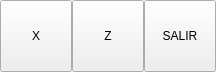
<ui version="4.0" >
 <class>AdminBase</class>
 <widget class="QWidget" name="AdminBase" >
  <property name="geometry" >
   <rect>
    <x>0</x>
    <y>0</y>
    <width>216</width>
    <height>72</height>
   </rect>
  </property>
  <property name="windowTitle" >
   <string>Form</string>
  </property>
  <layout class="QHBoxLayout" >
   <property name="spacing" >
    <number>0</number>
   </property>
   <property name="leftMargin" >
    <number>0</number>
   </property>
   <property name="topMargin" >
    <number>0</number>
   </property>
   <property name="rightMargin" >
    <number>0</number>
   </property>
   <property name="bottomMargin" >
    <number>0</number>
   </property>
   <item>
    <widget class="QToolButton" name="mui_x" >
     <property name="minimumSize" >
      <size>
       <width>72</width>
       <height>72</height>
      </size>
     </property>
     <property name="maximumSize" >
      <size>
       <width>200</width>
       <height>72</height>
      </size>
     </property>
     <property name="focusPolicy" >
      <enum>Qt::NoFocus</enum>
     </property>
     <property name="text" >
      <string>X</string>
     </property>
    </widget>
   </item>
   <item>
    <widget class="QToolButton" name="mui_z" >
     <property name="minimumSize" >
      <size>
       <width>72</width>
       <height>72</height>
      </size>
     </property>
     <property name="maximumSize" >
      <size>
       <width>200</width>
       <height>72</height>
      </size>
     </property>
     <property name="focusPolicy" >
      <enum>Qt::NoFocus</enum>
     </property>
     <property name="text" >
      <string>Z</string>
     </property>
    </widget>
   </item>
   <item>
    <widget class="QToolButton" name="mui_salir" >
     <property name="minimumSize" >
      <size>
       <width>72</width>
       <height>72</height>
      </size>
     </property>
     <property name="maximumSize" >
      <size>
       <width>200</width>
       <height>72</height>
      </size>
     </property>
     <property name="focusPolicy" >
      <enum>Qt::NoFocus</enum>
     </property>
     <property name="text" >
      <string>SALIR</string>
     </property>
    </widget>
   </item>
  </layout>
 </widget>
 <resources/>
 <connections/>
</ui>
